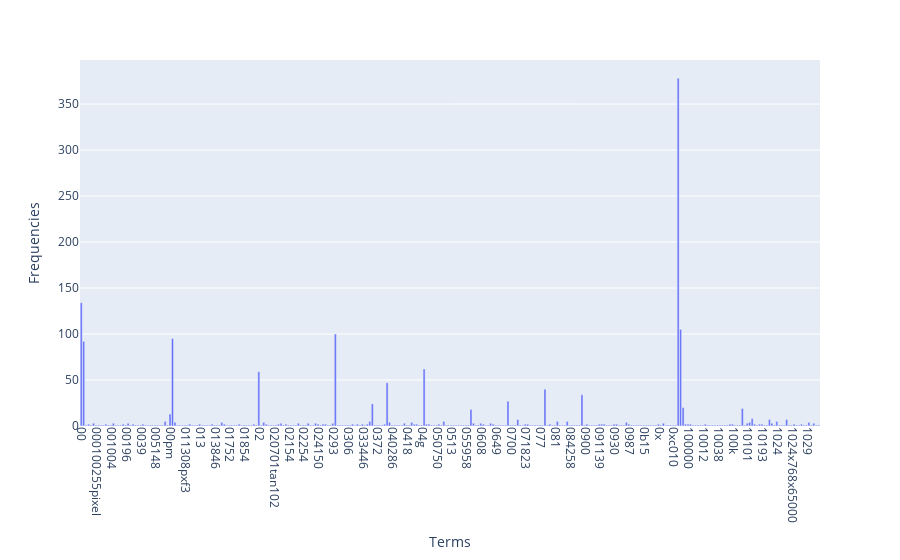

Source (notebook cell):
### Markdown cell above
### >>> **Exercise 13 (take home):**
If you want a nicer interactive visualization here, I would encourage you try to install and use plotly to achieve this.

### Code cell
# Answer here
import plotly.express as plot_ex

data = {
    'Terms': count_vect.get_feature_names_out()[:300],
    'Frequencies': term_frequencies[:300]
}
df = pd.DataFrame(data)

fig = plot_ex.bar(df, x='Terms', y='Frequencies')
fig.update_xaxes(tickangle=90)

fig.show()

### Figure 1 — Plotly figure (JSON) as saved in the notebook; plotly's stock layout.template omitted (floating-point values rounded to 4 significant figures; data arrays with more than 128 entries replaced by an {"elided": "..."} marker saying what was removed)
{"data": [{"alignmentgroup": "True", "hovertemplate": "Terms=%{x}<br>Frequencies=%{y}<extra></extra>", "legendgroup": "", "marker": {"color": "#636efa", "pattern": {"shape": ""}}, "name": "", "offsetgroup": "", "orientation": "v", "showlegend": false, "textposition": "auto", "type": "bar", "x": {"elided": "300 str values"}, "xaxis": "x", "y": {"elided": "300 int values"}, "yaxis": "y"}], "layout": {"barmode": "relative", "legend": {"tracegroupgap": 0}, "margin": {"t": 60}, "xaxis": {"anchor": "y", "domain": [0, 1], "tickangle": 90, "title": {"text": "Terms"}}, "yaxis": {"anchor": "x", "domain": [0, 1], "title": {"text": "Frequencies"}}}}
